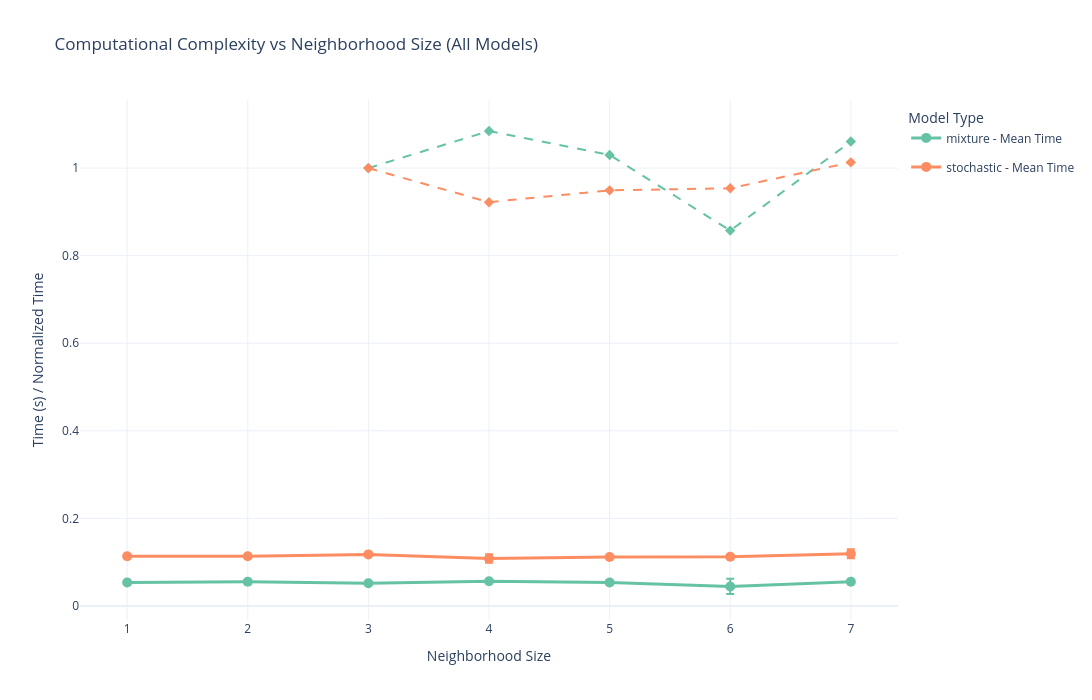

Notebook source saved alongside this figure:
### Markdown cell above
Display computational complexity

### Code cell
if 'combined_complexity_df' in locals() and not combined_complexity_df.empty:
    df_to_plot = combined_complexity_df
else:
    df_to_plot = complexity_df.copy()
    if 'Model Type' not in df_to_plot.columns:
        df_to_plot['Model Type'] = 'Standard NCA'

fig = go.Figure()

colors = px.colors.qualitative.Set2

model_types = df_to_plot['Model Type'].unique()
for idx, model_type in enumerate(model_types):
    model_data = df_to_plot[df_to_plot['Model Type'] == model_type].copy()
    model_data = model_data.sort_values('Neighborhood Size')
    color = colors[idx % len(colors)]

    fig.add_trace(go.Scatter(
        x=model_data['Neighborhood Size'],
        y=model_data['Mean Time (s)'],
        mode='lines+markers',
        name=f'{model_type} - Mean Time',
        error_y=dict(type='data', array=model_data['Std Time (s)'], visible=True),
        line=dict(width=3, color=color),
        marker=dict(size=10),
        legendgroup=model_type
    ))

    fig.add_trace(go.Scatter(
        x=model_data['Neighborhood Size'],
        y=model_data['Normalized Time'],
        mode='lines+markers',
        name=f'{model_type} - Normalized',
        line=dict(width=2, color=color, dash='dash'),
        marker=dict(size=8, symbol='diamond'),
        legendgroup=model_type,
        showlegend=False
    ))

fig.update_layout(
    title='Computational Complexity vs Neighborhood Size (All Models)',
    xaxis_title='Neighborhood Size',
    yaxis_title='Time (s) / Normalized Time',
    width=1200,
    height=700,
    template='plotly_white',
    hovermode='x unified',
    legend=dict(
        title='Model Type',
        yanchor="top",
        y=0.99,
        xanchor="left",
        x=1.01
    )
)

fig.show()

### Figure 1 — Plotly figure (JSON) as saved in the notebook; plotly's stock layout.template omitted (floating-point values rounded to 4 significant figures)
{"data": [{"error_y": {"array": [0.001288, 0.004756, 0.001533, 0.00144, 0.004644, 0.01729, 0.00253], "type": "data", "visible": true}, "legendgroup": "mixture", "line": {"color": "rgb(102,194,165)", "width": 3}, "marker": {"size": 10}, "mode": "lines+markers", "name": "mixture - Mean Time", "type": "scatter", "x": [1, 2, 3, 4, 5, 6, 7], "y": [0.05374, 0.05513, 0.052, 0.0564, 0.05356, 0.04458, 0.05515]}, {"legendgroup": "mixture", "line": {"color": "rgb(102,194,165)", "dash": "dash", "width": 2}, "marker": {"size": 8, "symbol": "diamond"}, "mode": "lines+markers", "name": "mixture - Normalized", "showlegend": false, "type": "scatter", "x": [1, 2, 3, 4, 5, 6, 7], "y": [NaN, NaN, 1.0, 1.085, 1.03, 0.8573, 1.061]}, {"error_y": {"array": [0.002258, 0.002168, 0.00314, 0.009641, 0.0004283, 0.001929, 0.01052], "type": "data", "visible": true}, "legendgroup": "stochastic", "line": {"color": "rgb(252,141,98)", "width": 3}, "marker": {"size": 10}, "mode": "lines+markers", "name": "stochastic - Mean Time", "type": "scatter", "x": [1, 2, 3, 4, 5, 6, 7], "y": [0.1136, 0.1134, 0.1177, 0.1085, 0.1117, 0.1123, 0.1192]}, {"legendgroup": "stochastic", "line": {"color": "rgb(252,141,98)", "dash": "dash", "width": 2}, "marker": {"size": 8, "symbol": "diamond"}, "mode": "lines+markers", "name": "stochastic - Normalized", "showlegend": false, "type": "scatter", "x": [1, 2, 3, 4, 5, 6, 7], "y": [NaN, NaN, 1.0, 0.9221, 0.9492, 0.9539, 1.013]}], "layout": {"height": 700, "hovermode": "x unified", "legend": {"title": {"text": "Model Type"}, "x": 1.01, "xanchor": "left", "y": 0.99, "yanchor": "top"}, "title": {"text": "Computational Complexity vs Neighborhood Size (All Models)"}, "width": 1200, "xaxis": {"title": {"text": "Neighborhood Size"}}, "yaxis": {"title": {"text": "Time (s) / Normalized Time"}}}}
